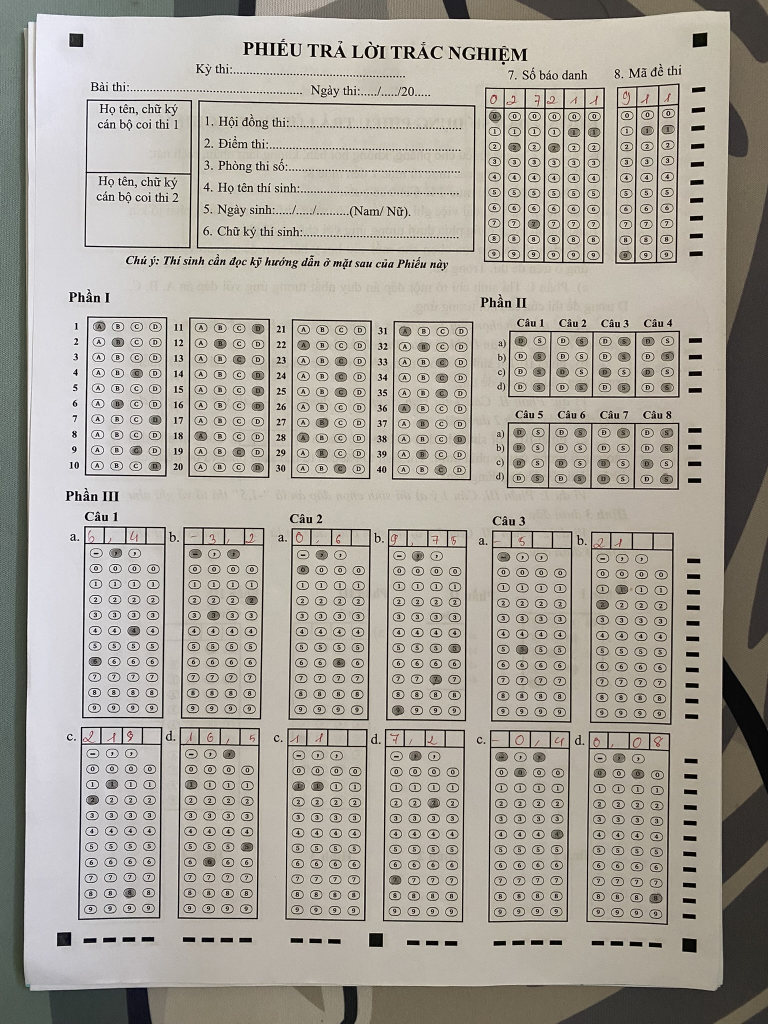
#> input picture backend/data/data2 2-8-2026/datatest1/IMG_8126.JPEG, 1536 x 2048 px (shown at 1/2 size); its folder holds only this picture in this run
$ python app_debug.py
#> lines starting #> are read from the running program, lines starting #| are printed output that depends on the picture; after the words box and inside, x2 and y2 are one past the last pixel; in counts of white or black regions, pixels touching at a corner belong together; long printed decimals are rounded
### backend/function/warp_paper.py
import numpy as np
import cv2

def warp_paper(img_original, TL, TR, BR, BL,
               out_w=1000,
               out_h=1400,
               expand=20,
               pad=30):

    TL = np.array(TL, dtype=np.float32) + np.array([-expand, -expand])
    TR = np.array(TR, dtype=np.float32) + np.array([ expand, -expand])
    BR = np.array(BR, dtype=np.float32) + np.array([ expand,  expand])
    BL = np.array(BL, dtype=np.float32) + np.array([-expand,  expand])

    src = np.array(
        [TL, TR, BR, BL],
        dtype=np.float32
    )

    dst = np.array(
        [
            [pad, pad],
            [out_w-pad, pad],
            [out_w-pad, out_h-pad],
            [pad, out_h-pad]
        ],
        dtype=np.float32
    )

    M = cv2.getPerspectiveTransform(src, dst)

    warp = cv2.warpPerspective(
        img_original,
        M,
        (out_w, out_h)
    )

    return warp, M

### backend/function/dist.py
import numpy as np
def dist(a, b):
    return np.linalg.norm(np.array(a) - np.array(b))

### backend/app_debug.py
import math
import cv2
import json
import os
import numpy as np
import glob
from function.clamp import clamp
from function.warp_paper import warp_paper
from function.dist import dist

import cv2
import numpy as np

def find_marker_in_roi(roi, offset_x=0, offset_y=0, win_name="ROI DEBUG"):

    gray = cv2.cvtColor(roi, cv2.COLOR_BGR2GRAY)

    blur = cv2.GaussianBlur(gray, (5,5), 0)

    thresh = cv2.adaptiveThreshold( blur,255, cv2.ADAPTIVE_THRESH_GAUSSIAN_C, cv2.THRESH_BINARY_INV, 41,11 )

    cnts, _ = cv2.findContours(thresh.copy(), cv2.RETR_EXTERNAL, cv2.CHAIN_APPROX_SIMPLE)

    best = None
    best_area = 0
    debug = roi.copy()

    for c in cnts:

        peri = cv2.arcLength(c, True)

        if peri == 0:
            continue

        approx = cv2.approxPolyDP(c, 0.025 * peri, True)

        area = cv2.contourArea(c)

        if area < 200 or area > 1000:
            continue

        x,y,w,h = cv2.boundingRect(c)

        if h == 0:
            continue

        ratio = w / float(h)

        extent = area / float(w*h)

        circularity = 4 * math.pi * area / (peri*peri)

        roi = thresh[y:y+h, x:x+w]

        fill_ratio = cv2.countNonZero(roi) / float(w*h)

        # if 3 <= len(approx) <= 10 and 0.5 <= ratio <= 2 and extent > 0.75 and circularity < 0.85:
        # if 1 <= len(approx) <= 10 and 0.5 <= ratio <= 2 and extent > 0.7 and circularity < 0.85 and fill_ratio > 0.4:

        for c in cnts:
            peri = cv2.arcLength(c, True)

            if peri == 0:
                continue

            approx = cv2.approxPolyDP(c, 0.025 * peri, True)
            area = cv2.contourArea(c)
            x, y, w, h = cv2.boundingRect(c)
            if h == 0:
                continue
            ratio = w / float(h)
            extent = area / float(w * h)

            circularity = ( 4 * math.pi * area / (peri * peri))

            marker_roi = thresh[
                y:y + h,
                x:x + w
            ]

            fill_ratio = ( cv2.countNonZero(marker_roi) / float(w * h) )

            if (4 <= len(approx) <= 8 and 0.9 <= ratio <= 2 and extent > 0.7 and circularity < 0.85 and fill_ratio > 0.4):
                cv2.drawContours(debug,[c],-1,(0, 255, 0), 2 )

                cx = x + w // 2
                cy = y + h // 2

                cv2.circle(  debug, (cx, cy),  5,(0, 0, 255), -1)

                if area > best_area:
                    M = cv2.moments(c)

                    if M["m00"] == 0:
                        continue

                    cx = int(M["m10"] / M["m00"])
                    cy = int(M["m01"] / M["m00"])
                    best = (cx + offset_x, cy + offset_y)
                    best_area = area


        if best is None:
            print( f"{win_name}: " "KHÔNG TÌM THẤY MARKER")
            cv2.imshow( win_name, debug)
            return None

        cv2.imshow(win_name,debug)

        return best

def cat_roi(roi, cols):
    # roi = (xr, yr, wr, hr)
    part_roi = crop_relative(warp, roi)
    result, vis, points = read_bubbles(part_roi, cols)
    xr, yr, wr, hr = roi
    H, W = warp.shape[:2]

    x = int(xr * W)
    y = int(yr * H)
    w = int(wr * W)
    h = int(hr * H)

    for cx, cy, radius in points:

        wx = x + cx
        wy = y + cy

        cv2.circle(warp,(wx, wy),radius,(0,255,0),2)

    cv2.rectangle(warp, (x, y), (x+w, y+h), (0,255,0), 1)
    cv2.imshow("ROI", vis)

    return result

def read_bubbles(roi_img, cols):
    result = ""
    img_result = roi_img.copy()
    selected_points = []

    # 1. TIỀN XỬ LÝ (Đã lắp CLAHE trị bóng râm)
    gray = cv2.cvtColor(roi_img, cv2.COLOR_BGR2GRAY)

    # clahe = cv2.createCLAHE(clipLimit=2.0, tileGridSize=(8, 8))
    # gray = clahe.apply(gray)

    blurred = cv2.GaussianBlur(gray, (5, 5), 0)
    thresh = cv2.adaptiveThreshold(blurred, 255, cv2.ADAPTIVE_THRESH_GAUSSIAN_C, cv2.THRESH_BINARY_INV, 41, 11)

    # Vá các viền ô tròn bị đứt
    # kernel = cv2.getStructuringElement(cv2.MORPH_ELLIPSE,(3,3))
    # thresh = cv2.morphologyEx(thresh, cv2.MORPH_CLOSE, kernel)

    cv2.imshow('Canny thresh', thresh)

    # 2. TÌM TẤT CẢ CÁC Ô TRÒN CHƯA TÔ
    contours, _ = cv2.findContours(thresh.copy(), cv2.RETR_LIST, cv2.CHAIN_APPROX_SIMPLE)
    # print("Tong contour =", len(contours))

    xs, ys, ws, hs = [], [], [], []
    bubble_centers = []

    for c in contours:

        x, y, w, h = cv2.boundingRect(c)
        area = cv2.contourArea(c)
        peri = cv2.arcLength(c, True)
        if peri == 0:
            continue
        circularity = 4*np.pi*area/(peri*peri)
        approx = cv2.approxPolyDP(c, 0.025 * peri, True)

        extent = area / float(w * h)
        aspect_ratio = w / float(h) if h != 0 else 0

        # cv2.putText(img_result,f"{int(peri)}",(x, y-3),cv2.FONT_HERSHEY_SIMPLEX,0.4,(0,0,255),1)

        if  10 <= area < 250 and 0.8 < aspect_ratio < 1.65 and peri > 15 and extent > 0.1:
            xs.append(x)
            ys.append(y)
            ws.append(w)
            hs.append(h)

            cx = x + w//2
            cy = y + h//2
            cv2.putText(img_result,f"{float(peri)}",(x, y-3),cv2.FONT_HERSHEY_SIMPLEX,0.4,(0,0,255),1)
            bubble_centers.append((cx, cy))

        # if len(xs) == 0:
        #     raise ValueError("Không tìm thấy bubble")

    # 3. TÍNH KHUNG GRID
    lefts   = [cx - w//2 for (cx, cy), w, h in zip(bubble_centers, ws, hs)]
    rights  = [cx + w//2 for (cx, cy), w, h in zip(bubble_centers, ws, hs)]
    tops    = [cy - h//2 for (cx, cy), w, h in zip(bubble_centers, ws, hs)]
    bottoms = [cy + h//2 for (cx, cy), w, h in zip(bubble_centers, ws, hs)]

    grid_x1 = min(lefts)
    grid_x2 = max(rights)
    grid_y1 = min(tops)
    grid_y2 = max(bottoms)

    avg_w = int(np.median(ws))
    avg_h = int(np.median(hs))

    pad = int(avg_w * 0.3)

    grid_x1 -= pad
    grid_x2 += pad
    grid_y1 -= pad
    grid_y2 += pad

    grid_w = grid_x2 - grid_x1
    grid_h = grid_y2 - grid_y1

    rows = 10

    cell_w = grid_w / cols
    cell_h = grid_h / rows

    cv2.rectangle(img_result,(grid_x1, grid_y1),(grid_x2, grid_y2),(255,0,0),2)

    centers = []

    for r in range(rows):

        cy = grid_y1 + (r + 0.5) * cell_h

        row = []

        for c in range(cols):

            cx = grid_x1 + (c + 0.5) * cell_w

            row.append((int(cx), int(cy)))

            # cv2.circle(img_result, (int(cx), int(cy)), 4, (0,0,255), -1)

        centers.append(row)

    MIN_FILL = 40

    for c in range(cols):
        best_fill = 0
        best_row = -1

        for r in range(rows):
            cx, cy = centers[r][c]
            radius = int(avg_w * 0.45)
            mask = np.zeros(thresh.shape,np.uint8)
            cv2.circle(mask,(cx,cy),radius,255,-1)

            filled = cv2.countNonZero(cv2.bitwise_and(thresh,mask))

            if filled > best_fill:
                best_fill = filled
                best_row = r

        if best_fill > MIN_FILL:
            result += str(best_row)
            cx,cy = centers[best_row][c]
            selected_points.append((cx,cy,radius))
            cv2.circle(img_result,(cx,cy),radius,(0,255,0),2)

        else:
            result += "?"

    return result, img_result, selected_points

# [593 lines left out: functions read_part1, build_part2_grid, build_part3_grid, not called in this run]

def crop_relative(img, roi):

    H, W = img.shape[:2]

    xr, yr, wr, hr = roi

    x = int(xr * W)
    y = int(yr * H)

    w = int(wr * W)
    h = int(hr * H)

    return img[y:y+h, x:x+w]

img_original  = cv2.imread(r'C:\Users\Admin\Downloads\Project_1\backend\data\data2 2-8-2026\IMG_8243.JPEG')

folder = r"C:\Users\Admin\Downloads\Project_1\backend\data\data2 2-8-2026\datatest1"
image_files = []
image_files.extend(glob.glob(os.path.join(folder, "*.png")))
image_files.extend(glob.glob(os.path.join(folder, "*.jpg")))
image_files.extend(glob.glob(os.path.join(folder, "*.jpeg")))
for file_path in image_files:
    img_original = cv2.imread(file_path)
#> img_original is the input picture: shape (2048, 1536, 3); mean B, G, R 154, 163.2, 168.3
    file_name = os.path.basename(file_path)
    print("anh ", file_name)


    img = img_original.copy()   # xử lý
    img_debug   = img_original.copy()   # vẽ debug

    gray = cv2.cvtColor(img_original, cv2.COLOR_BGR2GRAY)

    clahe = cv2.createCLAHE(clipLimit=2.5, tileGridSize=(8, 8))

    gray = clahe.apply(gray)

    blurred = cv2.GaussianBlur(gray, (5, 5), 0)
    thresh = cv2.adaptiveThreshold(blurred, 255, cv2.ADAPTIVE_THRESH_GAUSSIAN_C, cv2.THRESH_BINARY_INV, 51, 15)
#> thresh: shape (2048, 1536); 15.6% white; 4230 white regions (1903 under 20 px), largest, box (x1, y1, x2, y2) and area: (33, 60, 1536, 2048) 53021, (43, 0, 1536, 671) 22024, (967, 174, 1210, 528) 11703

    kernel = np.ones((3, 3), np.uint8)
    thresh = cv2.morphologyEx(thresh, cv2.MORPH_CLOSE, kernel)
#> thresh: shape (2048, 1536); 16.2% white; 2778 white regions (1211 under 20 px), largest, box (x1, y1, x2, y2) and area: (33, 0, 1536, 2048) 77715, (967, 174, 1210, 528) 11957, (1230, 166, 1360, 528) 6819

    edged = cv2.Canny(thresh, 75, 200)
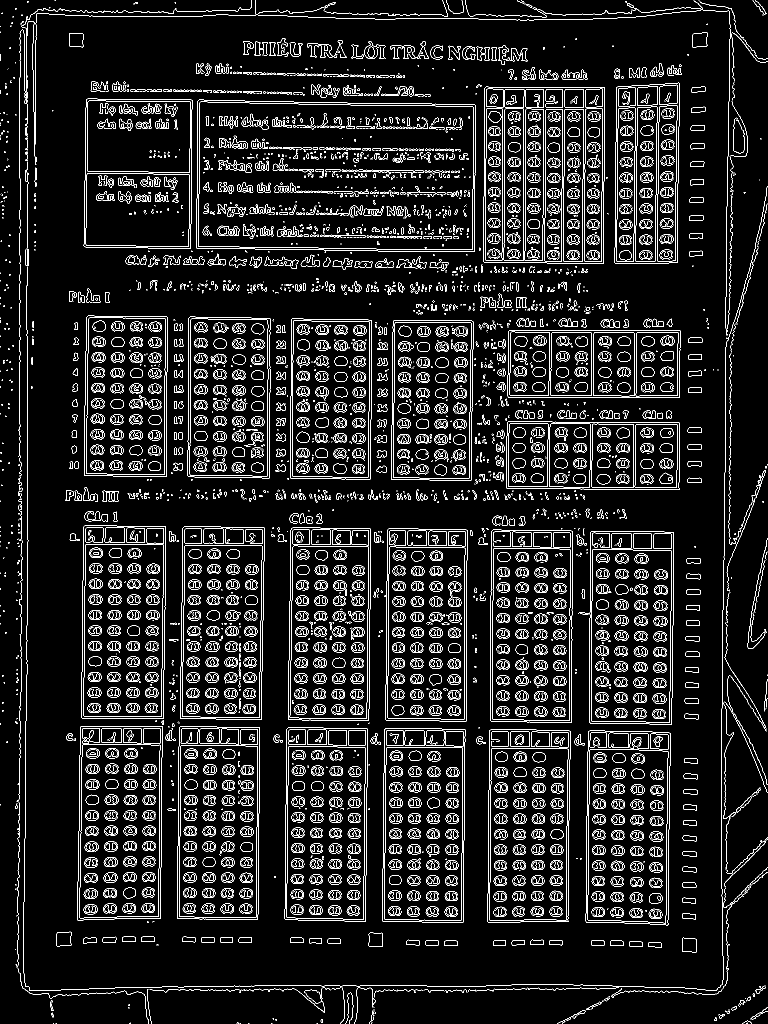
#> edged: shape (2048, 1536) (shown at 1/2 size); 7.7% white in thin lines or dots

    # [6 lines of commented-out code are left out]

    H, W = img.shape[:2]

    roi_size = int(min(W, H) * 0.25)  # 25% cạnh ngắn

    margin = 0
    img_markers = img.copy()
    markers = [] # Mảng chứa các điểm neo (Vuông)
    marker_centers_unique = [] # Mảng chứa tâm điểm neo đã được lọc trùng lặp (nếu có)
    bubbles = [] # Mảng chứa các ô đáp án (Tròn)
    timing_marks = []   # các hình chữ nhật bên phải mã đề
    id_boxes = []   # khung lớn SBD + Mã đề

    # CHỌN 4 GÓC CỦA TỜ GIẤY LÀM NEO

    # TL
    cv2.rectangle( img, (margin, margin), (roi_size + margin, roi_size + margin), (0,255,0), 4)
#> img: shape (2048, 1536, 3); 0.19% of pixels changed, all inside (x1, y1, x2, y2) = (0, 0, 387, 387)
    roi_tl = img[
        margin : margin + roi_size,
        margin : margin + roi_size
    ]
    # cv2.imshow("ROI TL", roi_tl)
    # TR
    cv2.rectangle( img, (W - roi_size - margin, margin), (W - margin, roi_size + margin), (0,255,0),4)
#> img: shape (2048, 1536, 3); mean B, G, R 153.5, 163.6, 167.7
    roi_tr = img[
        margin : margin + roi_size,
        W-roi_size-margin : W-margin
    ]
    # cv2.imshow("ROI TR", roi_tr)
    # BL
    cv2.rectangle( img, (margin, H - roi_size - margin), (roi_size + margin, H - margin), (0,255,0), 4)
#> img: shape (2048, 1536, 3); mean B, G, R 153.2, 163.8, 167.5
    roi_bl = img[
        H-roi_size-margin : H-margin,
        margin : margin+roi_size
    ]
    # cv2.imshow("ROI BL", roi_bl)
    # BR
    cv2.rectangle( img, (W - roi_size - margin, H - roi_size - margin), (W - margin, H - margin), (0,255,0), 4)
#> img: shape (2048, 1536, 3); mean B, G, R 153, 164, 167.3
    roi_br = img[
        H-roi_size-margin : H-margin,
        W-roi_size-margin : W-margin
    ]
    # cv2.imshow("ROI BR", roi_br)

    # cv2.imshow("4 ROI Corners", img)

    # ...

    # ==========================================
    # PHÂN LUỒNG LOGIC: 4 ĐIỂM vs 3 ĐIỂM
    # ==========================================

    TL = find_marker_in_roi( roi_tl, margin, margin, "ROI TL DEBUG")
#> in find_marker_in_roi, `cnts, _ = cv2.findContours(thresh.copy(), cv2.RETR_EXTERNAL, cv2.CHAIN..`: cnts = 124 contours, 101 with area under 20; largest, box (x1, y1, x2, y2) and area: (60, 198, 384, 384) 31640, (44, 3, 383, 382) 4426, (39, 61, 52, 382) 2703, (139, 66, 167, 95) 686, (181, 164, 198, 183) 224
#> the loop in find_marker_in_roi, `for c in cnts: ` made 87 passes
#> after the loop in find_marker_in_roi, `for c in cnts:`:
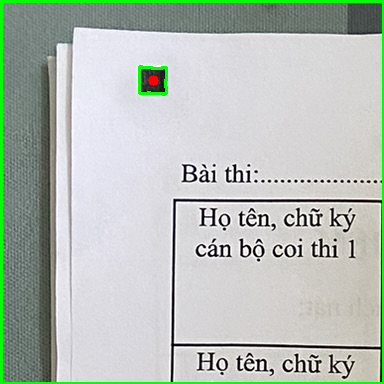
#> debug: shape (384, 384, 3); mean B, G, R 183.8, 190.7, 182.8
#> after the loop in find_marker_in_roi, `for c in cnts:`: M = moments, m00 686, centre m10/m00, m01/m00 = (152.3, 80.12); best = (152, 80); best_area = 686
#> TL = (152, 80)

    TR = find_marker_in_roi( roi_tr, W-roi_size-margin, margin, "ROI TR DEBUG")
#> in find_marker_in_roi (call 2), `cnts, _ = cv2.findContours(thresh.copy(), cv2.RETR_EXTERNAL, cv2.CHAIN..`: cnts = 68 contours, 16 with area under 20; largest, box (x1, y1, x2, y2) and area: (2, 3, 382, 382) 17294, (79, 166, 208, 384) 7440, (1, 174, 59, 384) 2792, (233, 65, 263, 95) 725, (170, 280, 197, 300) 410
#> the loop in find_marker_in_roi, `for c in cnts: ` made 12 passes
#> after the loop in find_marker_in_roi, `for c in cnts:`:
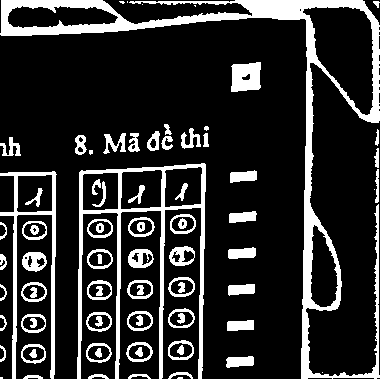
#> marker_roi: shape (379, 380); 18.3% white; 84 white regions (10 under 20 px), largest, box (x1, y1, x2, y2) and area: (0, 0, 380, 379) 10463, (77, 163, 206, 379) 4240, (0, 171, 57, 379) 1997
#> after the loop in find_marker_in_roi, `for c in cnts:`: M = moments, m00 725, centre m10/m00, m01/m00 = (247.5, 79.61); best = (1399, 79); best_area = 725
#> TR = (1399, 79)

    BL = find_marker_in_roi( roi_bl, margin,H-roi_size-margin, "ROI BL DEBUG")
#> in find_marker_in_roi (call 3), `cnts, _ = cv2.findContours(thresh.copy(), cv2.RETR_EXTERNAL, cv2.CHAIN..`: cnts = 51 contours, 8 with area under 20; largest, box (x1, y1, x2, y2) and area: (3, 2, 382, 382) 33536, (155, 1, 323, 177) 1572, (114, 200, 143, 229) 718, (355, 1, 384, 174) 592, (168, 114, 195, 134) 419
#> the loop in find_marker_in_roi, `for c in cnts: ` made 7 passes
#> after the loop in find_marker_in_roi, `for c in cnts:`:
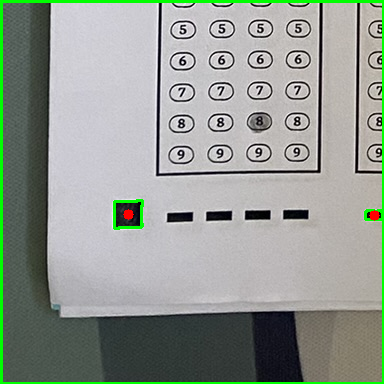
#> debug: shape (384, 384, 3); mean B, G, R 145.8, 153.8, 146.9
#> after the loop in find_marker_in_roi, `for c in cnts:`: M = moments, m00 717.5, centre m10/m00, m01/m00 = (127.6, 214); best = (127, 1877); best_area = 717.5
#> BL = (127, 1877)

    BR = find_marker_in_roi( roi_br, W-roi_size-margin, H-roi_size-margin, "ROI BR DEBUG")
#> in find_marker_in_roi (call 4), `cnts, _ = cv2.findContours(thresh.copy(), cv2.RETR_EXTERNAL, cv2.CHAIN..`: cnts = 42 contours; largest, box (x1, y1, x2, y2) and area: (3, 3, 382, 382) 43317, (20, 2, 186, 187) 1511, (293, 322, 382, 382) 912, (212, 212, 242, 242) 695, (147, 123, 173, 143) 412
#> the loop in find_marker_in_roi, `for c in cnts: ` made 1 pass
#> after the loop in find_marker_in_roi, `for c in cnts:`:
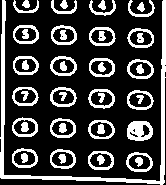
#> marker_roi: shape (185, 166); 25% white; 48 white regions, largest, box (x1, y1, x2, y2) and area: (0, 0, 166, 185) 2031, (127, 121, 153, 141) 374, (50, 56, 77, 76) 196
#> after the loop in find_marker_in_roi, `for c in cnts:`: M = moments, m00 695, centre m10/m00, m01/m00 = (226.5, 226.2); best = (1378, 1890); best_area = 695
#> BR = (1378, 1890)

    print("TL =", TL)
#| TL = (152, 80)
    print("TR =", TR)
#| TR = (1399, 79)
    print("BL =", BL)
#| BL = (127, 1877)
    print("BR =", BR)
#| BR = (1378, 1890)

    print("top =", dist(TL,TR))
#| top = 1247.000
    print("bottom =", dist(BL,BR))
#| bottom = 1251.068
    print("left =", dist(TL,BL))
#| left = 1797.174
    print("right =", dist(TR,BR))
#| right = 1811.122

    for p in [TL,TR,BL,BR]:
        if p is not None:
            cv2.circle( img,p, 20,(255,0,255), -1)
#> this loop made 4 passes

    # ==========================================
    # ĐÓNG GÓI VÀ KIỂM TRA (Giữ nguyên của bạn)
    # ==========================================
    src = np.array([TL, TR, BR, BL], dtype=np.float32)
#> src = [[152, 80], [1399, 79], [1378, 1890], [127, 1877]]

    top_width = dist(TL, TR)
#> top_width = 1247
    bottom_width = dist(BL, BR)
#> bottom_width = 1251.1
    left_height = dist(TL, BL)
#> left_height = 1797.2
    right_height = dist(TR, BR)
#> right_height = 1811.1

    ratio_w = top_width / (bottom_width + 1e-5)
#> ratio_w = 0.997
    ratio_h = left_height / (right_height + 1e-5)
#> ratio_h = 0.992

    for p in src.astype(int):
        cv2.circle(img, tuple(p), 15, (255, 0, 255), -1)
#> this loop made 4 passes

    # [7 lines of commented-out code are left out]
    warp, M = warp_paper(img_original,TL,TR,BR,BL,out_w=1000,out_h=1400,expand=20,pad=30)
#> in warp_paper, `TL = np.array(TL, dtype=np.float32) + np.array([-expand, -expand])`: TL = [132, 60]
#> in warp_paper, `TR = np.array(TR, dtype=np.float32) + np.array([ expand, -expand])`: TR = [1419, 59]
#> in warp_paper, `BR = np.array(BR, dtype=np.float32) + np.array([ expand,  expand])`: BR = [1398, 1910]
#> in warp_paper, `BL = np.array(BL, dtype=np.float32) + np.array([-expand,  expand])`: BL = [107, 1897]
#> in warp_paper, `src = np.array( [TL, TR, BR, BL], dtype=np.float32 )`: src = [[132, 60], [1419, 59], [1398, 1910], [107, 1897]]
#> in warp_paper, `M = cv2.getPerspectiveTransform(src, dst)`: M = [[0.737, 0.0101, -67.83], [0.000746, 0.733, -14.02], [5.91e-06, 1.84e-06, 1]]
    warp_gray = cv2.cvtColor(warp, cv2.COLOR_BGR2GRAY)
    warp_blur = cv2.GaussianBlur(warp_gray, (5,5), 0)
    warp_thresh = cv2.adaptiveThreshold( warp_blur, 255, cv2.ADAPTIVE_THRESH_GAUSSIAN_C, cv2.THRESH_BINARY_INV, 31, 10)
#> warp_thresh: shape (1400, 1000); 18% white; 1814 white regions (304 under 20 px)
    cnts, _ = cv2.findContours( warp_thresh, cv2.RETR_EXTERNAL, cv2.CHAIN_APPROX_SIMPLE)
#> cnts = 469 contours, 146 with area under 20; largest, box (x1, y1, x2, y2) and area: (225, 132, 633, 354) 87192, (644, 113, 821, 371) 44390, (61, 131, 218, 350) 33854, (65, 1046, 187, 1329) 33764, (66, 754, 188, 1036) 33554
    cv2.namedWindow('warp', cv2.WINDOW_NORMAL)
    cv2.resizeWindow('warp', 600, 800)
    cv2.imshow('warp', warp)


    # ==========================================
    # Cắt ROI TỪNG PHẦN THEO TỌA ĐỘ
    # ==========================================
    points = []

    # cv2.imshow("warp", img)
    W =1000
    H =1400
    # Cắt ROI TỪNG PHẦN THEO TỌA ĐỘ (SBD)
    # x = 640 , x2 = 830 , y = 130 , 380
    x1_sbd = 640
    x2_sbd = 830
    y1_sbd = 140
    y2_sbd = 380

    SBD = (x1_sbd / W, y1_sbd / H, (x2_sbd - x1_sbd) / W, (y2_sbd - y1_sbd) / H)

    # Cắt ROI TỪNG PHẦN THEO TỌA ĐỘ (MD)
    # x = 830 , x2 = 940 , y = 130 , 380
    x1_md = 820
    x2_md = 945
    y1_md = 140
    y2_md = 380

    MD = (x1_md / W, y1_md / H, (x2_md - x1_md) / W, (y2_md - y1_md) / H)

    md = cat_roi(MD, 3)
#> in read_bubbles, `contours, _ = cv2.findContours(thresh.copy(), cv2.RETR_LIST, cv2.CHAIN..`: contours = 53 contours, 7 with area under 20; largest, box (x1, y1, x2, y2) and area: (16, 0, 108, 231) 14862, (46, 1, 77, 229) 6494, (18, 3, 46, 229) 5609, (52, 143, 71, 158) 207, (52, 188, 71, 203) 204
#> the loop in read_bubbles, `for c in contours: ` made 53 passes
#> (x, y, w, h, area, peri, circularity, extent) on passes 5, 6, 7, 9, 10, 11, 12, 13: (33, 215, 8, 8, 29, 22.14, 0.743, 0.453), (52, 211, 18, 14, 58.5, 107.5, 0.0636, 0.232), (23, 211, 18, 14, 175.5, 51.21, 0.841, 0.696), (53, 190, 18, 12, 120, 64.28, 0.365, 0.556), (23, 189, 18, 14, 79.5, 104.7, 0.0912, 0.315), (82, 188, 19, 14, 71.5, 113.5, 0.0697, 0.269), (52, 188, 19, 15, 203.5, 54.04, 0.876, 0.714), (23, 168, 18, 11, 123.5, 62.53, 0.397, 0.624)
#> after the loop in read_bubbles, `for c in range(cols):`:
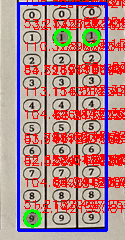
#> img_result: shape (240, 125, 3); mean B, G, R 136.8, 134.7, 179.6
#> after the loop in read_bubbles, `for c in range(cols):`:
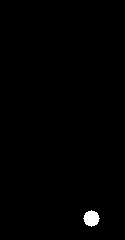
#> mask: shape (240, 125); 0.66% white; 1 white region, box (x1, y1, x2, y2) and area: (83, 210, 100, 227) 197
#> the loop in cat_roi, `for cx, cy, radius in points: ` made 3 passes
#> (cx, cy) on passes 1 to 3: (32, 218), (62, 37), (91, 37)
    sbd = cat_roi(SBD, 6)
#> the loop in read_bubbles (call 2), `for c in contours: ` made 112 passes
#> c on pass 1: [[180, 238], [180, 239]]
#> the loop in cat_roi (call 2), `for cx, cy, radius in points: ` made 6 passes
#> (cx, cy) on passes 1 to 6: (20, 16), (49, 61), (78, 173), (106, 61), (135, 38), (164, 38)


    print('SÔ BÁO DANH : ', sbd)
#| SÔ BÁO DANH :  027211
    print('MÃ ĐỀ : ',md)
#| MÃ ĐỀ :  911

#> (the run stopped early here; a loop or call above may not have finished)
